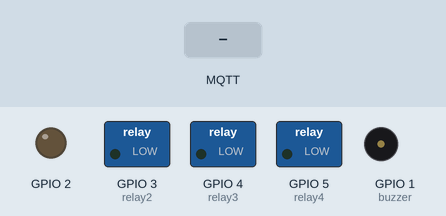
The sketch below on a simulated ESP8266 (NodeMCU). On the bench: switched loads named in the sketch (green lamp = pin HIGH), output pins drawn as LEDs (lit = HIGH), buzzer (waves = sounding, pin HIGH). The test bench sets the inputs (shaded band). WiFi joins after 1.5 s; servers stay silent unless stated; random numbers use the default seed unless the sketch sets one; no MQTT or app messages arrive unless stated.

Above: at 2.7 s.
2.8 s: MQTT message "1" arrives on the first subscribed topic
At 4.0 s:
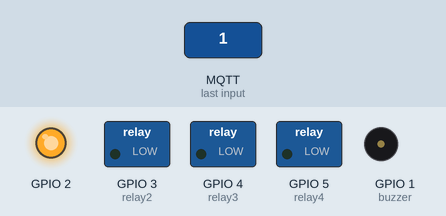
4.3 s: MQTT message "3" arrives on the first subscribed topic
At 5.3 s:
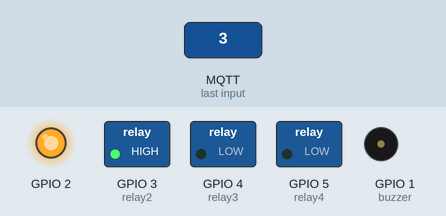
5.8 s: MQTT message "0" arrives on the first subscribed topic
At 6.4 s:
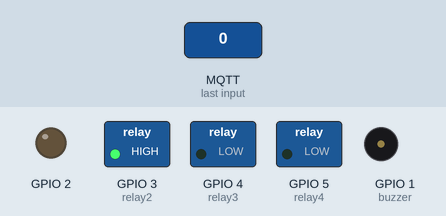
7.3 s: MQTT message "5" arrives on the first subscribed topic
At 7.6 s:
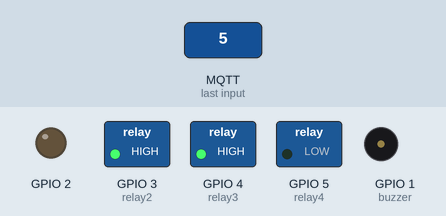
8.8 s: MQTT message "2" arrives on the first subscribed topic
At 9.9 s:
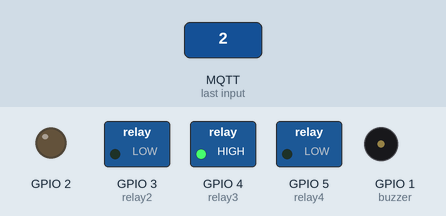
10.3 s: MQTT message "4" arrives on the first subscribed topic
At 13.6 s:
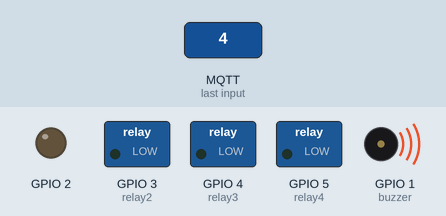
Timing chart, 0 to 14.3 s (numbered marks = the images above; inputs shaded):
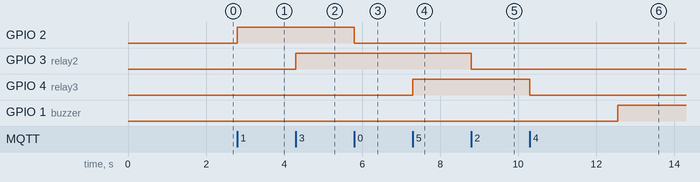

Measured:
- after the input at 2.8 s, GPIO 2: LOW → HIGH at once
- after the input at 4.3 s, GPIO 3 (relay2): LOW → HIGH at once
- after the input at 5.8 s, GPIO 2: HIGH → LOW at once
- after the input at 7.3 s, GPIO 4 (relay3): LOW → HIGH at once
- after the input at 8.8 s, GPIO 3 (relay2): HIGH → LOW at once
- after the input at 10.3 s, GPIO 4 (relay3): HIGH → LOW at once

The sketch:

source.ino
```cpp
/*****************************************************************************
 * Author: Rohitkumar Dhembare
 * Project : IoT based Home Automation
 * Board : NodeMCU(12E)
 * Sensord : MQ9,  LDR, 4-Channel Relay Board, AC Lamp, Bulb Holder
*****************************************************************************/

#include <string.h>
#include <ESP8266WiFi.h>
#include <PubSubClient.h>

// Update these with values suitable for your network.

const char* ssid = "use-wifi-hostname";
const char* password = "use-wifi-password#";
const char* mqtt_server = "broker.mqtt-dashboard.com";  /* This is the mqtt host  free server*/

int auto_mode_val=2;
int count_val = 0;

WiFiClient espClient;
PubSubClient client(espClient);
long lastMsg = 0;
char msg[50];
int value = 0;

void setup_wifi() {

  delay(10);
  WiFi.begin(ssid, password);

  while (WiFi.status() != WL_CONNECTED) {
    delay(500);
  }

  randomSeed(micros());
}

void callback(char* topic, byte* payload, unsigned int length) {


  for (int i = 0; i < length; i++) {

  }
   char payload_data = (char)payload[0];

   if(payload_data == 'A'){

       auto_mode_val =1; /* auto_mode_val =1 LDR mode working*/
      }

   if(payload_data == 'B'){

       auto_mode_val = 2; /* auto_mode_val =2 IoT mode working*/
       }

   if( auto_mode_val==2){                             /* if IOT mode set*/

      if(payload_data == '0'){digitalWrite(2,LOW);}     /*turn on relay 1*/
      if(payload_data == '1'){digitalWrite(2,HIGH);}     /*turn off relay 1*/

      if(payload_data == '2'){digitalWrite(3,LOW);}     /*turn on relay 2*/
      if(payload_data == '3'){digitalWrite(3,HIGH);}     /*turn off relay 2*/

      if(payload_data == '4'){digitalWrite(4,LOW);}     /*turn on relay 3*/
      if(payload_data == '5'){digitalWrite(4,HIGH);}     /*turn off relay 3*/

      if(payload_data == '6'){digitalWrite(5,LOW);}     /*turn on relay 4*/
      if(payload_data == '7'){digitalWrite(5,HIGH);}     /*turn off relay 4*/

    }

    client.publish("07connectledtdemo", "8");


}

void reconnect() {
  // Loop until we're reconnected
  while (!client.connected()) {

    // Create a random client ID
    String clientId = "ESP8266Client-";
    clientId += String(random(0xffff), HEX);
    // Attempt to connect
    if (client.connect(clientId.c_str())) {

      // Once connected, publish an announcement...
      client.publish("07connectledtdemo", "8");
      // ... and resubscribe
      client.subscribe("Led1out07");
      client.subscribe("Led2out07");
      client.subscribe("Led3out07");
      client.subscribe("Led4out07");
      client.subscribe("Ledout07_automanual");


    } else {
      delay(5000);
    }
  }
}

void setup() {
  //GPIO 1 (TX) swap the pin to a GPIO.
  pinMode(1, FUNCTION_3);
//GPIO 3 (RX) swap the pin to a GPIO.
  pinMode(3, FUNCTION_3);
  pinMode(0, INPUT);      /* IR sensor     nodemcu pin D3 */
  pinMode(1, OUTPUT);     /* buzzer        nodemcu pin TX */
  pinMode(2, OUTPUT);     /**relay1        nodemcu pin D4 */
  pinMode(3, OUTPUT);     /**relay2        nodemcu pin RX */
  pinMode(4, OUTPUT);     /**relay3        nodemcu pin D2 */
  pinMode(5, OUTPUT);     /**relay4        nodemcu pin D1 */
  pinMode(A0, INPUT);     /* LPS Sensor    nodemcu pin A0 */


  pinMode(BUILTIN_LED, OUTPUT);      // Initialize the BUILTIN_LED pin as an output

  setup_wifi();
  client.setServer(mqtt_server, 1883);
  client.setCallback(callback);
}

void loop() {

  if (!client.connected()) {
    reconnect();
  }
  client.loop();

 int ldr = 0;
 int lpg_val = 0;


     if (auto_mode_val == 1)         //LDR MODE

       {
       ldr = digitalRead(0);                         /* read LDR sensor value*/

        if(ldr == 1 ){
                            digitalWrite(2,HIGH);    /* All relay on */
                            digitalWrite(3,HIGH);
                            digitalWrite(4,HIGH);
                            digitalWrite(5,HIGH);
                              delay(500);
                         }
           else {
                            digitalWrite(5,LOW);        /* All relay off */
                            digitalWrite(2,LOW);
                            digitalWrite(3,LOW);
                            digitalWrite(4,LOW);
                            delay(500);
                       }


       }
       if(count_val >10000){
        count_val=0;

       lpg_val = analogRead(A0);                              /*read LPG sensor value*/
       if(lpg_val >=500){     digitalWrite(1,HIGH);    }      /*turn on buzzer*/
         else       {     digitalWrite(1,LOW);     }          /*turn off buzzer*/
       }
       count_val++;

}
```
